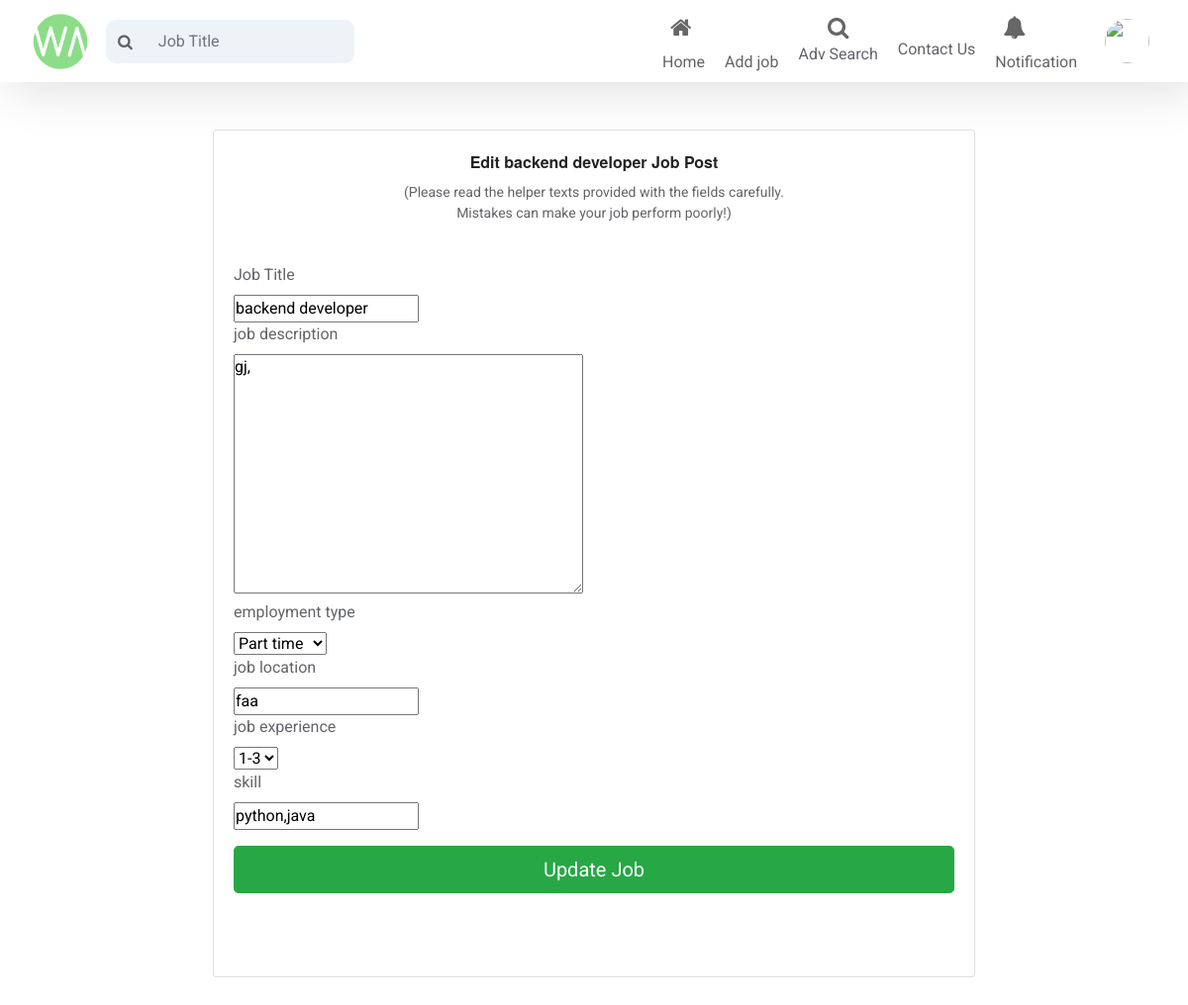
/recruiter/editjob/1 (signed in), run on the app's committed database.
### recruiter/models.py (models this page shows, shortened)
class Employer_job(models.Model):
    employer_id = models.ForeignKey(Employer, on_delete=models.CASCADE)
    job_title = models.CharField(max_length=100)
    job_description = models.CharField(max_length=1250)
    employment_type = models.CharField(choices=Emply_Type, max_length=25, null=True,
                                       blank=True)  # parttime fulltime internship
    skill = models.CharField(max_length=100, null=True)
    job_salary = models.CharField(max_length=1250, blank=True, )
    job_location = models.CharField(max_length=50)
    job_experience = models.CharField(max_length=20)
    is_save_later = models.BooleanField(default=False)
    created_on = models.DateTimeField(auto_now_add=True)

### recruiter/views.py (the view)
# urls.py: path('editjob/<int:pk>', edit_job, name='edit_job'),
@login_required(login_url='/')
def edit_job(request, pk):
    user = request.user
    if user is not None and user.is_employeer:
        job = get_object_or_404(Employer_job, pk=pk)
        if request.method == "POST":
            form = JobPostForm(request.POST, instance=job)
            if form.is_valid():
                data = form.save(commit=False)
                data.save()
                return redirect('recruiter:employer_home')
        else:
            form = JobPostForm(instance=job)
        context = {
            'form': form,
            'rec_navbar': 1,
            'job': job,
        }
        return render(request, 'employer/edit_job.html', context)
    else:
        return redirect('/')

### templates/employer/edit_job.html (shortened to what this page needs)
{% load crispy_forms_tags %}
{% load static %}
<!DOCTYPE html>
<html lang="en">
<head>
    <link rel="stylesheet" href="https://maxcdn.bootstrapcdn.com/bootstrap/4.0.0/css/bootstrap.min.css">
       <link rel="stylesheet" type="text/css" href=" {% static 'css/style_skills.css' %}">
    <link rel="stylesheet" href=" {% static 'css/style.css'%}">
	<link rel="stylesheet" href="https://cdnjs.cloudflare.com/ajax/libs/font-awesome/4.7.0/css/font-awesome.css"/>
</head>
<body class="skills-page">
	<header>
		<div class="container">
			<div class="row">
				<div class="col-md-12 col-12">
					<div class="top-navbar">
						<nav class="navbar navbar-expand-lg ">
  <a class="" href="{% url 'recruiter:employer_home' %}"><img src="{% static 'images/green.png' %} " width="60" height="60"></a>
  <div class="collapse navbar-collapse" id="navbarSupportedContent">
    <nav class="navbar mr-auto">
  <form class="form-inline">
    <div class="input-group">
      <div class="input-group-prepend">
        <span class="input-group-text" id="basic-addon1"><i class="fa fa-search" aria-hidden="true"></i></span>
      </div>
      <input type="text" class="form-control" placeholder="Job Title" aria-label="Username" aria-describedby="basic-addon1">
    </div>
  </form>
</nav>
	<ul class="navbar-nav ml-auto">
<li class="nav-item ">
    <a class="nav-link" href="{% url 'recruiter:employer_home' %}"><i class="fa fa-home" aria-hidden="true"></i></a>
    <span class="menu-text">Home</span>
  </li>
<li class="nav-item ">
    <a class="nav-link" href="{% url 'recruiter:job_post' %}"><i class="fas fa-briefcase"></i></a>
    <span class="menu-text">Add job </span>
  </li>
<li class="nav-item">
                                        <a class="nav-link" href="{% url 'recruiter:advance-search' %}" style="text-align: center;padding: 0rem 0rem;"><i class="fa fa-search"></i></a>
                                        <span class="menu-text" >Adv Search</span>
                                    </li>
<li class="nav-item ">
    <a class="nav-link " href="#"></a>
    <span class="menu-text">Contact Us </span>
  </li>
<li class="nav-item bell-icon ">
    <a class="nav-link" href="#"><i class="fa fa-bell" aria-hidden="true"></i> </a>
    <span class="menu-text">Notification</span>
  </li>
	  <li class="nav-item">
        <a class="nav-link" href="#"><img src={{ep.company_logo.url}}></a>
      </li>
	 </ul>
  </div>
</nav>
					</div>
				</div>
			</div>
		</div>
	</header>
<div class="container">
{% if request.user == job.employer_id.user %}
  <div class="row">
    <div class="col-sm-10 col-md-10 col-lg-8 mx-auto">
      <div class="card card-signin my-5">
        <div class="card-body">
          <h3 class="text-center">
            <b>Edit {{job.job_title}} Job Post</b>
          </h3>
          <span style="font-size: 14px"
            ><p class="text-center">
              (Please read the helper texts provided with the fields carefully.
              <br />Mistakes can make your job perform poorly!)
            </p></span
          >
          <form class="form-signin" method="POST" enctype="multipart/form-data">
            <fieldset class="form-group">
              <br />
              {{ form|crispy }}
            </fieldset>
            <div class="form-group">
              <button class="btn btn-lg btn-success btn-block" type="submit">
                Update Job</button
              ><br /><br />
            </div>
          </form>
        </div>
      </div>
    </div>
  </div>
{% endif %}
  </div>
</body>
</html>

### static/css/style_skills.css (style rules this page uses)
* { margin: 0; padding: 0; box-sizing: border-box; }
body { font-family: 'Roboto', sans-serif; color: #62646a; width: 100%; }
h1,h2,h3,h4,h5,h6 { font: 400 16px/24px "ProximaNova","Helvetica Neue",Helvetica,Arial,sans-serif; color: #222325; }
a { font-family: 'Lato', sans-serif; }
header { box-shadow: 10px 10px 50px 0px rgba(0, 0, 0, 0.12); }
header ul.navbar-nav li.nav-item a { font-size: 15px; line-height: 23.44px; font-weight: 500; font-family: 'Roboto'; color:#000; }
li.nav-item { margin-right: 20px; }
li.nav-item:last-child { margin-right: 0; }
li.nav-item img { width: 45px; height: 45px; border-radius: 50%; }
ul.navbar-nav { align-items: center; }
li.nav-item a i { color: rgba(0, 0, 0, 0.6); font-size: 23px; }
.input-group-prepend i { color: rgba(0, 0, 0, 0.6); }
.input-group-prepend span#basic-addon1 { background: transparent; border-right: none; border: none; }
header form input.form-control { border: none; background: rgba(238, 243, 248, 1); border-radius: 10px; padding: 10px 15px; }
form.form-inline .input-group { background: rgba(238, 243, 248, 1); border-radius: 10px; border: none; }
body.skills-page .container { max-width: 1200px; }

### static/css/style.css (style rules this page uses)
* { margin: 0; padding: 0; box-sizing: border-box; }
body { font-family: 'Roboto', sans-serif; color: #62646a; width: 100%; }
h1, h2, h3, h4, h5, h6 { font: 400 16px/24px "ProximaNova", "Helvetica Neue", Helvetica, Arial, sans-serif; color: #222325; }
a { font-family: 'Lato', sans-serif; }
header { box-shadow: 10px 10px 50px 0px rgba(0, 0, 0, 0.12); }
header ul.navbar-nav li.nav-item a { font-size: 15px; line-height: 23.44px; font-weight: 500; font-family: 'Roboto'; color: #000; }
li.nav-item { margin-right: 20px; }
li.nav-item:last-child { margin-right: 0; }
li.nav-item img { width: 45px; height: 45px; border-radius: 50%; }
ul.navbar-nav { align-items: center; }
li.nav-item a i { color: rgba(0, 0, 0, 0.6); font-size: 23px; }
.input-group-prepend i { color: rgba(0, 0, 0, 0.6); }
.input-group-prepend span#basic-addon1 { background: transparent; border-right: none; border: none; }
header form input.form-control { border: none; background: rgba(238, 243, 248, 1); border-radius: 10px; padding: 10px 15px; }
form.form-inline .input-group { background: rgba(238, 243, 248, 1); border-radius: 10px; border: none; }

### data on the page
Employer_job: job_title "backend developer", job_description "gj,", employment_type "Part time", job_location "faa", job_experience "1-3", skill "python,java"
